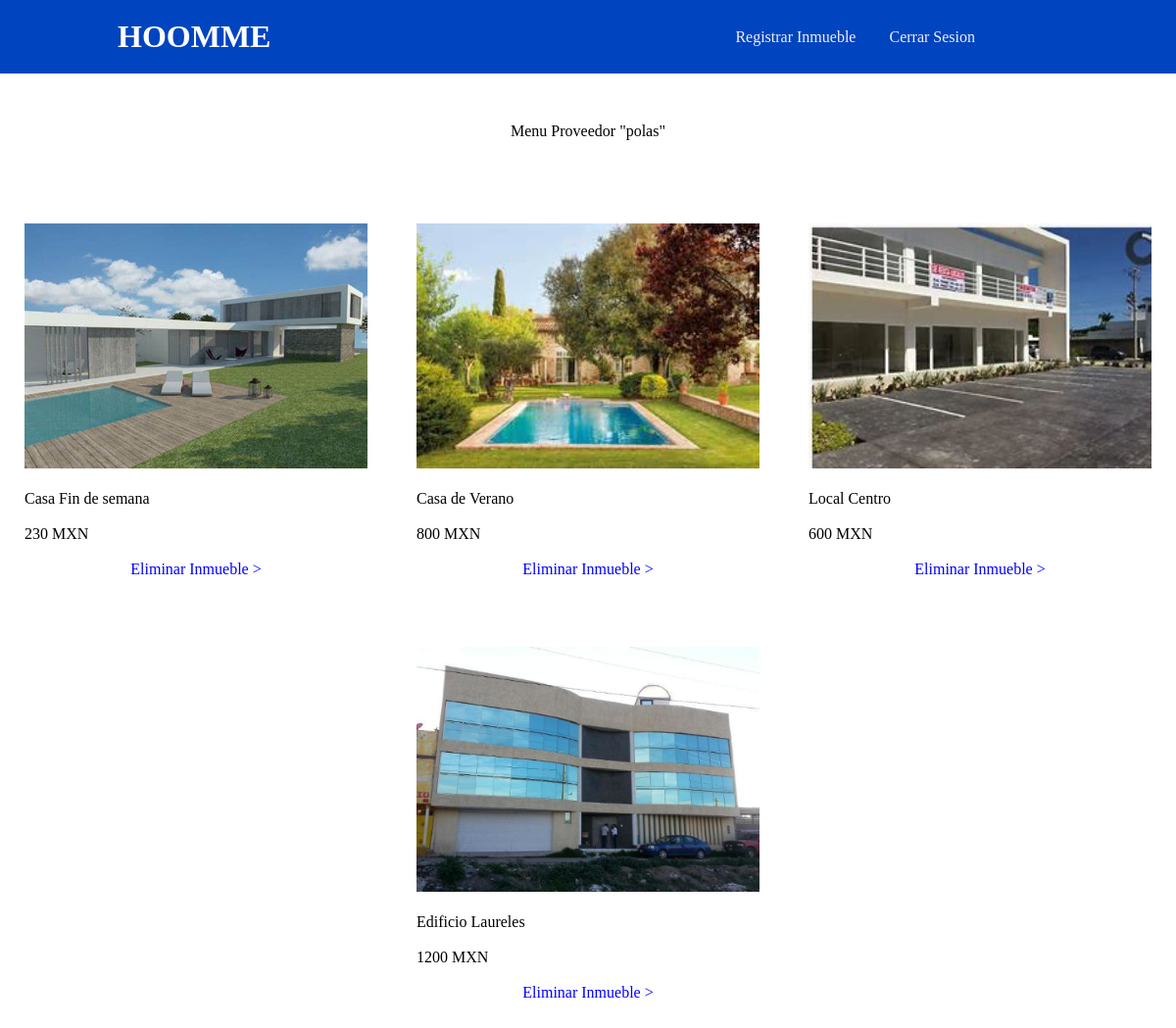
The app's page /src/vistas/servicios/index_proveedor.php?usuario=polas with its own data.
### tables this page shows
CREATE TABLE `table_servicios` (
  `id_servicios` int(11) NOT NULL,
  `tipo_servicios` varchar(30) NOT NULL,
  `nombre_servicio` varchar(30) NOT NULL,
  `fecha_ingreso` date NOT NULL,
  `nombre_rentor` varchar(30) NOT NULL,
  `precio_servicio` int(10) NOT NULL,
  `img_servicio` varchar(30) NOT NULL
);

### src/vistas/servicios/index_proveedor.php (the view, shortened to what this page needs)
<?php
    $usuario = $_GET['usuario'];
    include("../../modelo/conexion.php");
    $sql = "SELECT * FROM table_servicios WHERE nombre_rentor = '$usuario'";
    $stmt= $conn->query($sql);
    $registros = $stmt->fetchAll(PDO::FETCH_OBJ);
?>
<!DOCTYPE html>
<html lang="es">
<head>
    <link rel="stylesheet" href="../../controlador/css/style.css">
    <link rel="stylesheet" href="../../controlador/css/servicios.css">
    <link rel="stylesheet" href="../../controlador/css/font.css">
</head>
<body>
    <header class="header">
        <div class="logo">
            <h1>HOOMME</h1>
        </div>
        <nav>
            <ul class="nav-links">
                <li><a href="registrar_inmueble.php?usuario=<?php echo $usuario;?>">Registrar Inmueble</a></li>
                <li><a class="cerrar_sesion" href="../../controlador/cerrarsesion.php">Cerrar Sesion</a></li>
            </ul>
        </nav>
    </header>
    <div class="titulo_pagina">
        <center>
            <p>Menu Proveedor <?php echo '"'.$usuario.'"'; ?></p>
        </center>
    </div>
    <div class="cuerpo">
        <?php foreach( $registros as $filas ) : ?>
            <div class="cartas">
                <div class="carta">
                    <img class="carta_img" src="../../controlador/img/img_locales/<?php echo $filas->img_servicio;?>" width="350px" height="250px">
                    <br><br>
                    <div class="informacion">
                        <p class="titulo_local"><?php echo $filas->nombre_servicio; ?></p>
                        <br>
                        <p><?php echo $filas->precio_servicio.' MXN'; ?></p>
                        <br>
                        <center><a class="detalles" href="../../controlador/eliminarInmueble.php?id_servicios=<?php echo $filas->id_servicios;?>">Eliminar Inmueble ></a></center>
                    </div>
                </div>
            </div>
            <?php endforeach; ?>
    </div>
</body>
</html>

### src/controlador/css/style.css (style rules this page uses)
* { box-sizing: border-box; margin: 0; padding: 0; }
.header { background-color: rgb(0, 68, 191); display: flex; justify-content: flex-end; align-items: center; height: 75px; padding: 5px 10%; }
.header .logo { cursor: pointer; margin-right: auto; color: white; }
.header nav { margin-right: 70px; }
.header .nav-links { list-style: none; }
.header .nav-links li { display: inline-block; padding: 0px 5px; margin-top: 0px; }
.header .nav-links a { font-size: 700; color: #eceff1; text-decoration: none; padding: 25px 10px; }

### src/controlador/css/servicios.css (style rules this page uses)
.titulo_pagina { margin: 50px 0px 50px 0px; }
.cuerpo { width: 100%; height: auto; margin: 50px 0px 50px 0px; display: flex; justify-content: center; align-items: center; flex-wrap: wrap; }
.carta { height: auto; margin: 35px 25px 35px 25px; }
.detalles { color: blue; text-decoration: none; }

### records on screen
table_servicios: img_servicio (picture), nombre_servicio "Casa Fin de semana", precio_servicio "230"
table_servicios: img_servicio (picture), nombre_servicio "Casa de Verano", precio_servicio "800"
table_servicios: img_servicio (picture), nombre_servicio "Local Centro", precio_servicio "600"
table_servicios: img_servicio (picture), nombre_servicio "Edificio Laureles", precio_servicio "1200"

### other values on screen
$usuario "polas"
